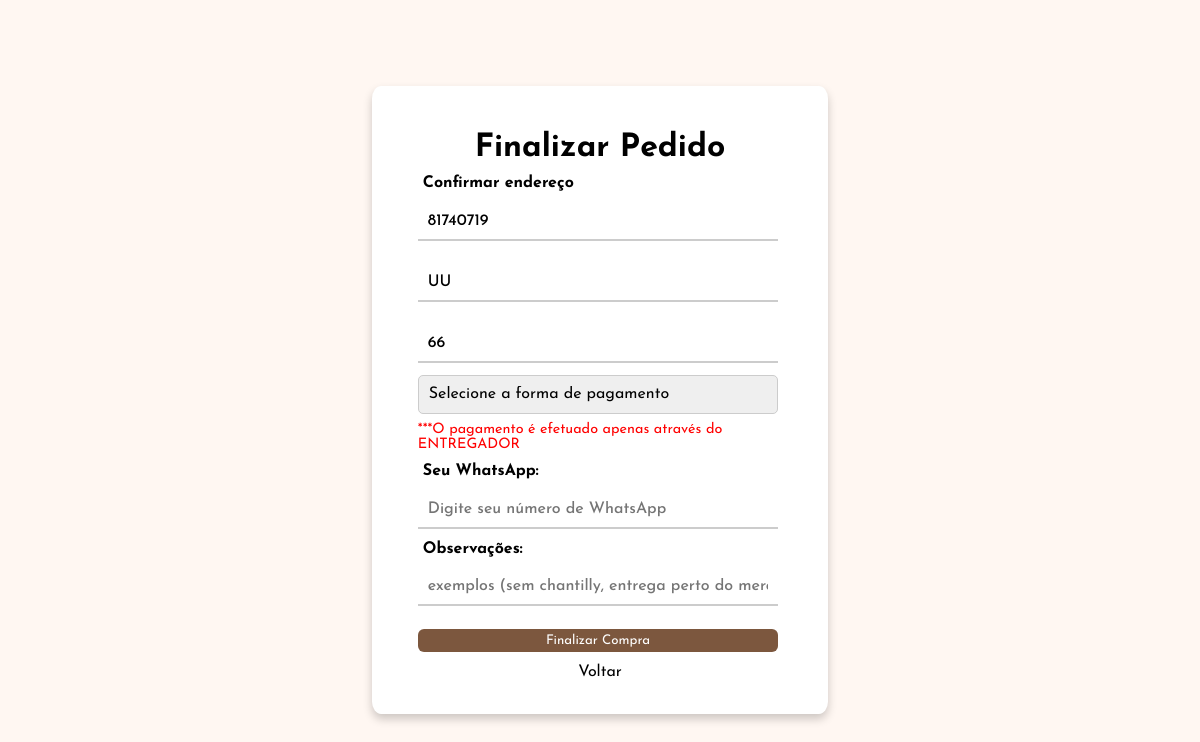
The page /pagina_finalizar_compra.php (signed in) on the database its author committed.
### tables this page shows
CREATE TABLE `usuarios` (
  `id` int(11) NOT NULL,
  `nome` varchar(255) NOT NULL,
  `email` varchar(255) NOT NULL,
  `senha` varchar(255) NOT NULL,
  `cep` varchar(255) NOT NULL,
  `rua` varchar(255) NOT NULL,
  `numero_casa` varchar(255) NOT NULL,
  `adm` int(2) NOT NULL
);

### pagina_finalizar_compra.php (the view, shortened to what this page needs)
<?php
include_once('classes/Usuario.php');
$conexao = new Conexao();
$db = $conexao->getConnection();
$usuario_id = $_SESSION['user_id'];
$consulta = "SELECT cep, rua, numero_casa FROM usuarios WHERE id = $usuario_id";
$stmt = $db->prepare($consulta);
$stmt->execute();
if ($stmt) {
    $dados_usuario = $stmt->fetch(PDO::FETCH_ASSOC);
    $cep = $dados_usuario['cep'];
    $rua = $dados_usuario['rua'];
    $numero_casa = $dados_usuario['numero_casa'];
} else {
    $cep = '';
    $rua = '';
    $numero_casa = '';
}
?>
<!DOCTYPE html>
<html lang="pt-BR">
<head>
    <link rel="stylesheet" href="css/finalizar_compra.css">
</head>
<body>
    <form action="" method="POST">
        <div id="form-pagamento">
            <h1>Finalizar Pedido</h1>
            <label><strong>Confirmar endereço</strong></label>
            <input id="cep" type="text" name="cep" value="<?php echo htmlspecialchars($cep); ?>">
            <input id="rua" type="text" name="rua" value="<?php echo htmlspecialchars($rua); ?>">
            <input id="numero_casa" type="text" name="numero_casa" value="<?php echo htmlspecialchars($numero_casa); ?>">
            <select id="forma-pagamento" name="pagamento" onchange="mostrarTroco()">
            <option value="#">Selecione a forma de pagamento</option>
            </select>
            <p style="color:red; font-size:.9em; margin-top:2%;">***O pagamento é efetuado apenas através do ENTREGADOR</p>
            <label><strong>Seu WhatsApp:</strong></label>
            <input type="text" id="whatsapp" name="whatsapp" placeholder="Digite seu número de WhatsApp">
            <label for="observacoes"><strong>Observações:</strong></label>
            <input type="text" id="observacoes" name="obs" placeholder="exemplos (sem chantilly, entrega perto do mercado Açaí...)">
            <button onclick="finalizarCompra()">Finalizar Compra</button>
            <a href="index.php">Voltar</a>
        </div>
    </form>
</body>
</html>

### css/finalizar_compra.css (style rules this page uses)
* { margin: 0; padding: 0; box-sizing: border-box; font-family: 'Josefin Sans', sans-serif; }
body { min-height: 100vh; display: flex; align-items: center; justify-content: center; background: #fff7f2; padding: 30px; flex-direction: column; }
form { width: 40%; height: auto; display: flex; background-color: white; flex-direction: column; padding: 3%; border-radius: 2%; box-shadow: 0 5px 10px rgba(0,0,0,0.2); }
.info h2, p { display: flex; margin: 3%; }
form h1 { display: flex; justify-content: center; margin: 3%; }
form input { margin: 3% 3%; height: 100%; width: 93%; outline: none; border: none; padding: 10px; font-size: 16px; font-weight: 500; border-bottom: 2px solid rgba(0, 0, 0, 0.2); transition: all 0.3s ease; }
form label, button { margin: 3% 3%; padding: 5px; }
form button { width: 93%; display: flex; justify-content: center; color: #fff; background: #7C573E; border-radius: 6px; cursor: pointer; transition: all 0.4s ease; border: none; }
form a { display: flex; text-decoration: none; color: black; justify-content: center; }
form { position: relative; }
form select { width: 93%; padding: 10px; font-size: 16px; border: 1px solid #ccc; border-radius: 5px; appearance: none; margin-bottom: 0; margin: 0 3%; }
form select::after { content: '\25BC'; position: absolute; top: 50%; right: 10px; transform: translateY(-50%); }
form select option { background-color: #fff; color: #333; }

### rows shown on the page
usuarios: cep "81740719", rua "UU", numero_casa "66"
